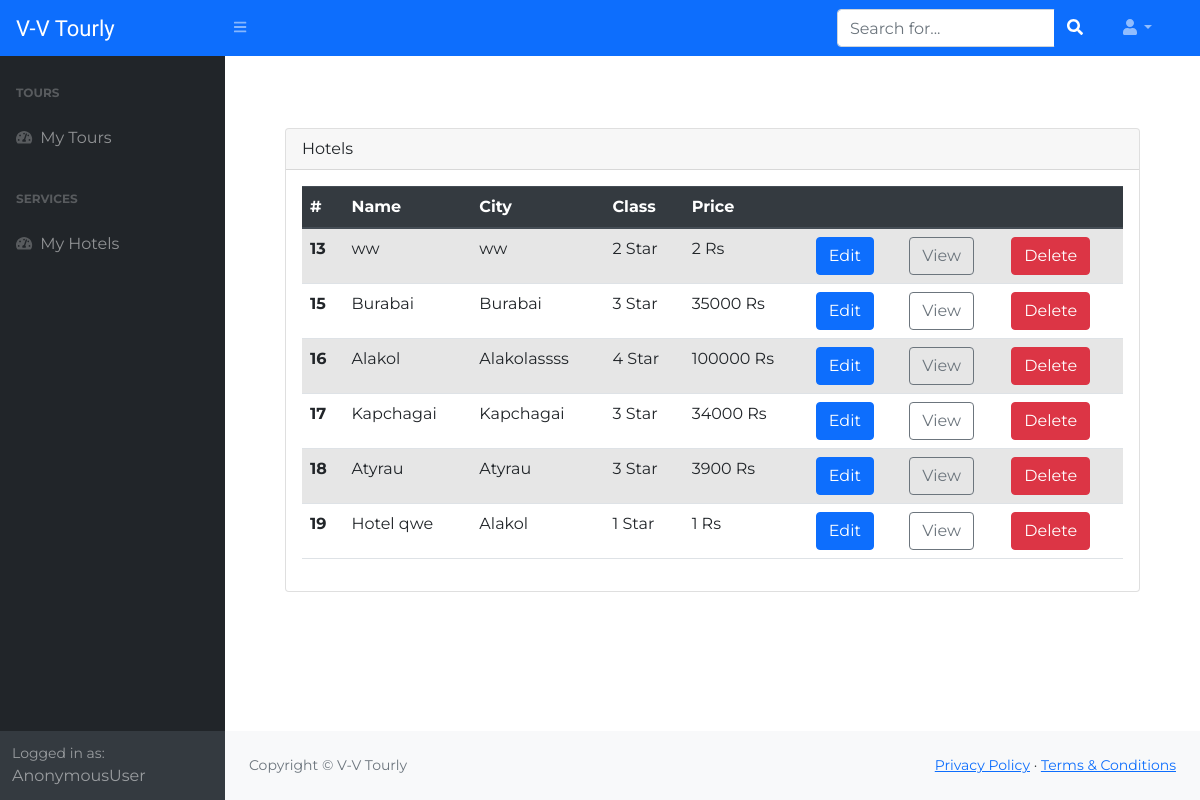
The app's page /hotel/hotels_list, older data.
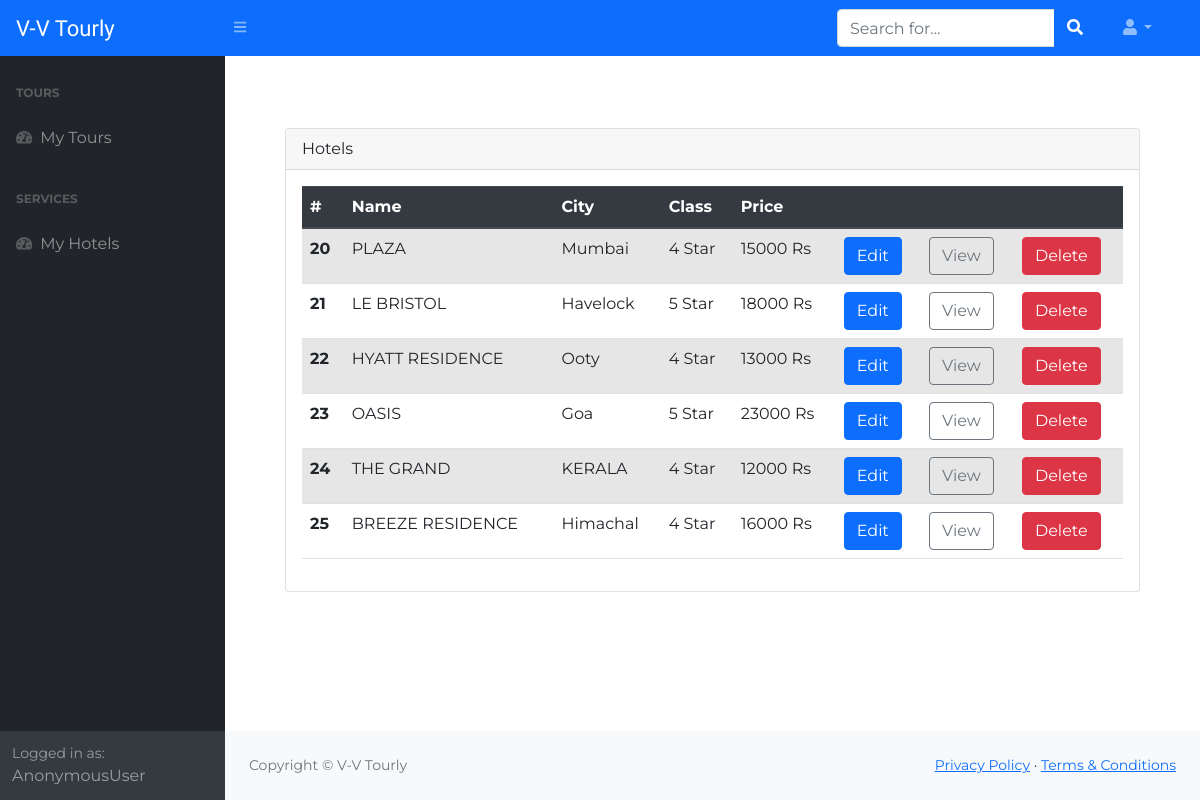
The same page, newer data.
### web_tech_django/apps/blog/models.py (models this page shows, shortened)
class Hotel(models.Model):
    name = models.CharField('Hotel name', max_length=60)
    city = models.CharField('Hotel city', max_length=60)
    price = models.IntegerField('Price for one person')
    hotelClass = models.IntegerField('Class of the hotel')
    image = models.ImageField('Tour image', upload_to='hotels/')

### web_tech_django/apps/blog/views.py (the view)
# urls.py: path('hotel/hotels_list', views.hotels_list, name = 'hotels_list'),
def hotels_list(request):
    hotels = Hotel.objects.all()
    return render(request, "admin/hotel/hotels_list_admin.html", {'hotels': hotels})

### web_tech_django/templates/admin/hotel/hotels_list_admin.html (shortened to what this page needs)
{% extends 'admin/base_admin.html' %}
{% block content %}
    <div class="container">
        <div class="card">
            <div class="card-header">
                Hotels
            </div>
            <div class="card-body">
                <table class="table table-hover table-striped">
                    <thead class="thead-dark">
                        <tr>
                            <th scope="col">#</th>
                              <th scope="col">Name</th>
                              <th scope="col">City</th>
                              <th scope="col">Class</th>
                              <th scope="col">Price</th>
                              <th scope="col"></th>
                              <th scope="col"></th>
                              <th scope="col"></th>
                        </tr>
                    </thead>
                    <tbody>
                    {% if hotels %}
                        {% for hotel in hotels %}
                                <tr>
                                    <th scope="row">{{ hotel.id }}</th>
                                    <td>{{ hotel.name }}</td>
                                    <td>{{ hotel.city }}</td>
                                    <td>{{ hotel.hotelClass }} Star</td>
                                    <td>{{ hotel.price }} Rs</td>
                                    <td><a href="{% url 'blog:hotel_edit' id=hotel.id %}" class="btn btn-primary">Edit</a></td>
                                    <td><a href="{% url 'blog:hotel_detail_admin' id=hotel.id %}" class="btn btn-outline-secondary">View</a></td>
                                    <td><a href="{% url 'blog:hotel_delete' id=hotel.id %}" class="btn btn-danger">Delete</a></td>
                                </tr>
                        {% endfor %}
                    {% else %}
                        <div>Hotels are not available!</div>
                    {% endif %}
                    </tbody>
                </table>
            </div>
        </div>
    </div>
{% endblock %}

### web_tech_django/templates/admin/base_admin.html (shortened to what this page needs)
{% load static %}
<!DOCTYPE html>
<html lang="en">
    <head>
        <link rel="stylesheet" href="https://maxcdn.bootstrapcdn.com/bootstrap/4.5.2/css/bootstrap.min.css">
        <link href="https://cdn.jsdelivr.net/npm/simple-datatables@latest/dist/style.css" rel="stylesheet" />
        <link href="../../static/adminpanel/css/styles.css" rel="stylesheet" />
        <link rel="stylesheet" href="{% static 'blog/css/admin.css' %}" />
    </head>
    <body class="sb-nav-fixed">
        <nav class="sb-topnav navbar navbar-expand navbar-dark bg-primary">
            <a class="navbar-brand ps-3 logo" href="{% url 'blog:index' %}"> V-V Tourly </a>
            <button class="btn btn-link btn-sm order-1 order-lg-0 me-4 me-lg-0" id="sidebarToggle" href="#!"><i class="fas fa-bars"></i></button>
            <form class="d-none d-md-inline-block form-inline ms-auto me-0 me-md-3 my-2 my-md-0">
                <div class="input-group">
                    <input class="form-control" type="text" placeholder="Search for..." aria-label="Search for..." aria-describedby="btnNavbarSearch" />
                    <button class="btn btn-primary" id="btnNavbarSearch" type="button"><i class="fas fa-search"></i></button>
                </div>
            </form>
            <ul class="navbar-nav ms-auto ms-md-0 me-3 me-lg-4">
                <li class="nav-item dropdown">
                    <a class="nav-link dropdown-toggle" id="navbarDropdown" href="#" role="button" data-bs-toggle="dropdown" aria-expanded="false"><i class="fas fa-user fa-fw"></i></a>
                </li>
            </ul>
        </nav>
        <div id="layoutSidenav">
            <div id="layoutSidenav_nav">
                <nav class="sb-sidenav accordion sb-sidenav-dark" id="sidenavAccordion">
                    <div class="sb-sidenav-menu">
                        <div class="nav">
                            {% if user is not None and user.is_staff%}
                                <div class="sb-sidenav-menu-heading">Tour</div>
                                <a class="nav-link" href="{% url 'blog:tours_list' %}">
                                    <div class="sb-nav-link-icon"><i class="fas fa-tachometer-alt"></i></div>
                                    Tours
                                </a>
                                <a class="nav-link" href="{% url 'blog:add_tour' %}">
                                    <div class="sb-nav-link-icon"><i class="fas fa-tachometer-alt"></i></div>
                                    Add Tour
                                </a>
                                <div class="sb-sidenav-menu-heading">Other</div>
                                <a class="nav-link" href="{% url 'blog:users_list' %}">
                                    <div class="sb-nav-link-icon"><i class="fas fa-tachometer-alt"></i></div>
                                    Users
                                </a>
                                <div class="sb-sidenav-menu-heading">Hotel</div>
                                <a class="nav-link" href="{% url 'blog:hotels_list' %}">
                                    <div class="sb-nav-link-icon"><i class="fas fa-tachometer-alt"></i></div>
                                    Hotels
                                </a>
                                <a class="nav-link" href="{% url 'blog:hotel_add' %}">
                                    <div class="sb-nav-link-icon"><i class="fas fa-tachometer-alt"></i></div>
                                    Add Hotel
                                </a>
                            {% else %}
                                <div class="sb-sidenav-menu-heading">Tours</div>
                                <a class="nav-link" href="{% url 'blog:order' %}">
                                        <div class="sb-nav-link-icon"><i class="fas fa-tachometer-alt"></i></div>
                                        My Tours
                                </a>
                                <div class="sb-sidenav-menu-heading">Services</div>
                                <a class="nav-link" href="{% url 'blog:myHotelOrders' %}">
                                        <div class="sb-nav-link-icon"><i class="fas fa-tachometer-alt"></i></div>
                                        My Hotels
                                </a>
                            {% endif %}
                        </div>
                    </div>
                    <div class="sb-sidenav-footer">
                        <div class="small">Logged in as:</div>
                        {% if user.is_superuser %}
                            ADMIN
                        {% elif user.is_staff %}
                            VENDOR({{ user }})
                        {% else %}
                            {{ user }}
                        {% endif %}
                    </div>
                </nav>
            </div>
            <div id="layoutSidenav_content">
                <main>
                    <div class="container p-5">
                                        {% block content %}{% endblock %}
                    </div>
                </main>
                <footer class="py-4 bg-light mt-auto">
                    <div class="container-fluid px-4">
                        <div class="d-flex align-items-center justify-content-between small">
                            <div class="text-muted">Copyright &copy; V-V Tourly</div>
                            <div>
                                <a href="#">Privacy Policy</a>
                                &middot;
                                <a href="#">Terms &amp; Conditions</a>
                            </div>
                        </div>
                    </div>
                </footer>
            </div>
        </div>
    </body>
</html>

### web_tech_django/static/blog/css/admin.css (style rules this page uses)
body { background-color: #fff; font-family: 'Montserrat', sans-serif; font-size: 16px; -webkit-transition: 0.5s; -o-transition: 0.5s; transition: 0.5s; }
.logo { font-family: "Josefin Sans"; font-size: 22px; }

Row changes from the older to the newer data that the page shows:
removed Hotel: id "13", name "ww", city "ww", hotelClass "2", price "2"
removed Hotel: id "15", name "Burabai", city "Burabai", hotelClass "3", price "35000"
removed Hotel: id "16", name "Alakol", city "Alakolassss", hotelClass "4", price "100000"
removed Hotel: id "17", name "Kapchagai", city "Kapchagai", hotelClass "3", price "34000"
removed Hotel: id "18", name "Atyrau", city "Atyrau", hotelClass "3", price "3900"
removed Hotel: id "19", name "Hotel qwe", city "Alakol", hotelClass "1", price "1"
added Hotel: id "20", name "PLAZA", city "Mumbai", hotelClass "4", price "15000"
added Hotel: id "21", name "LE BRISTOL", city "Havelock", hotelClass "5", price "18000"
added Hotel: id "22", name "HYATT RESIDENCE", city "Ooty", hotelClass "4", price "13000"
added Hotel: id "23", name "OASIS", city "Goa", hotelClass "5", price "23000"
added Hotel: id "24", name "THE GRAND", city "KERALA", hotelClass "4", price "12000"
added Hotel: id "25", name "BREEZE RESIDENCE", city "Himachal", hotelClass "4", price "16000"
